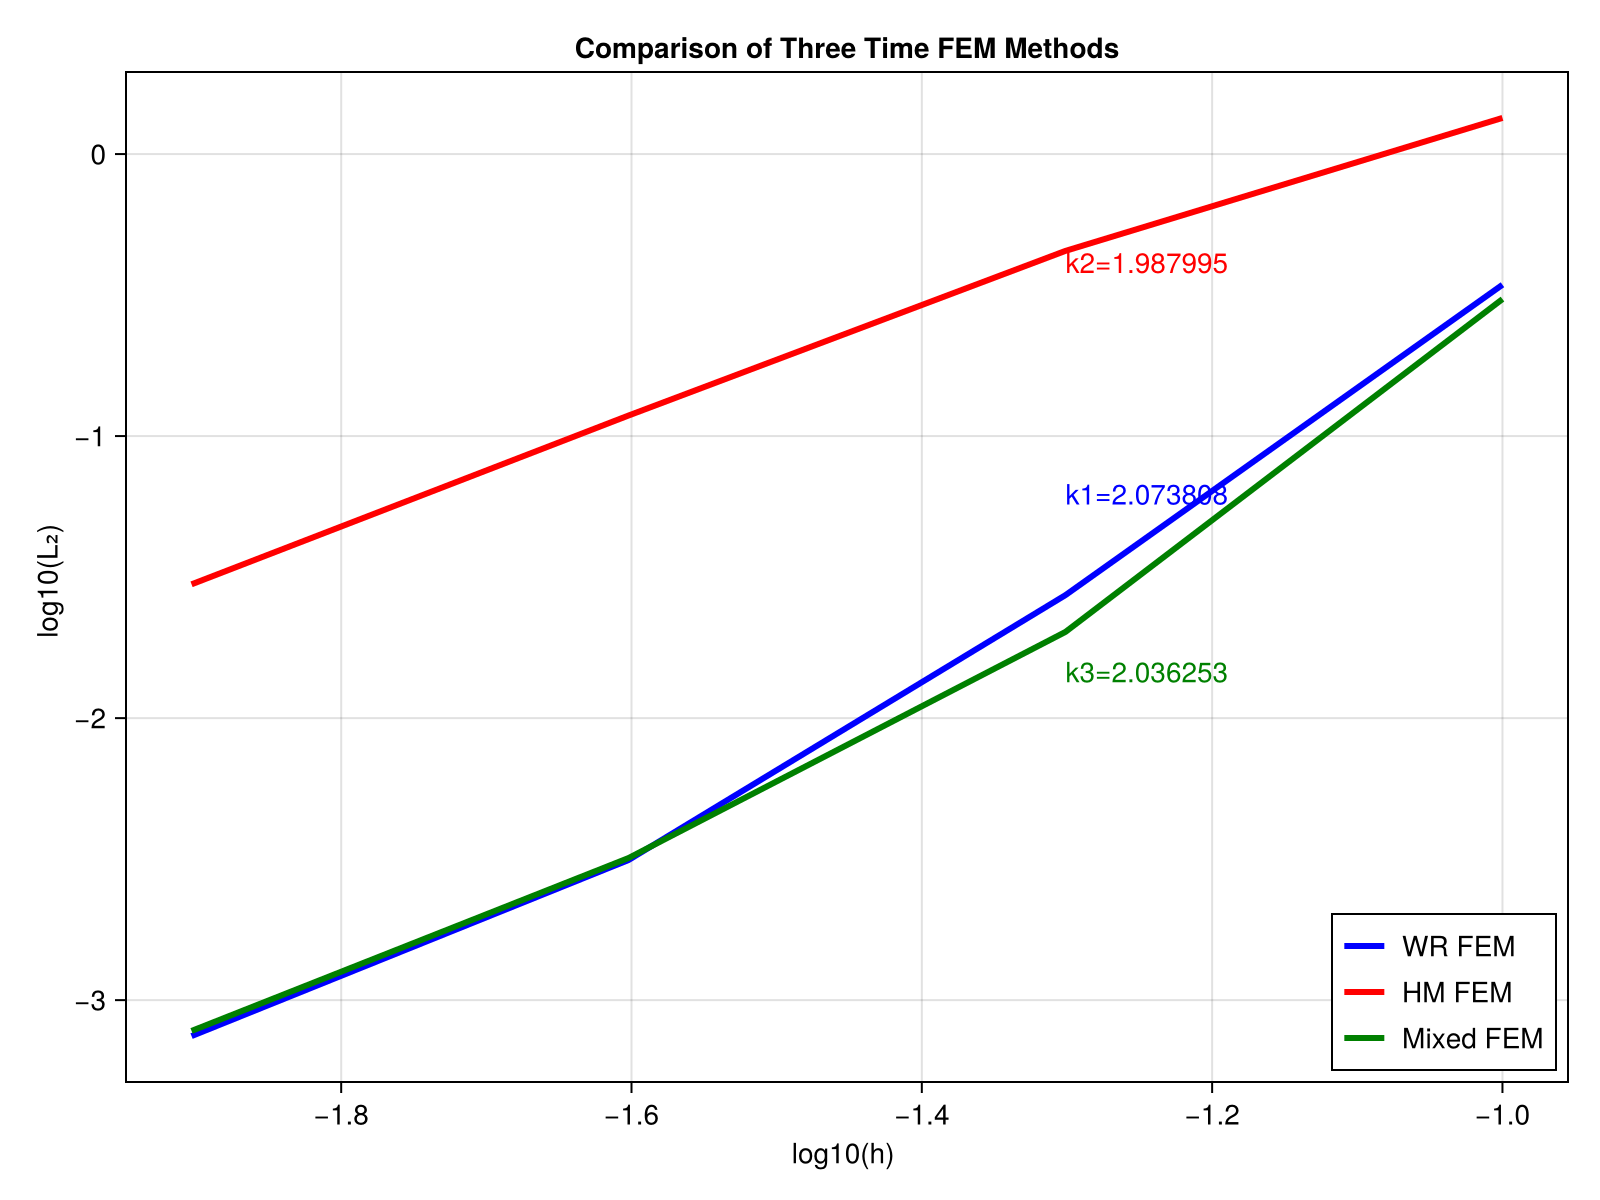

Source code (Julia):
using CairoMakie, LinearAlgebra, SparseArrays

# --------------- 全局参数 ---------------
𝑘 = 100
𝑚 = 1.0
q̇₀ = 5.0
q₀ = 1.0
𝜔 = sqrt(𝑘/𝑚)


𝑢(t) = q₀ .* cos.(𝜔 .* t) + q̇₀/𝜔 .* sin.(𝜔 .* t)

ξ = [-1/3^0.5,1/3^0.5]
𝑤 = [1.0,1.0]
h = [0.1,0.05,0.025,0.0125]
L₂_WR = zeros(4)
L₂_HM = zeros(4)
L₂_MIXHM = zeros(4)
# --------------- 2. 第一段代码：FEM方法1（蓝色虚线）---------------
for (j,Δt) in enumerate(h)
t_fem = 0.0:Δt:8.0  
nₚ = length(t_fem)
nₑ = nₚ - 1
k_uu = spzeros(nₚ, nₚ)  
k_uv = spzeros(nₚ, nₚ)
k_vv = spzeros(nₚ, nₚ)
f_u = zeros(nₚ)
f_v = zeros(nₚ)

for i in 1:nₑ
    t₁ = t_fem[i]
    t₂ = t_fem[i+1]
    𝐿 = t₂ - t₁

    k_uu[i,i] += -𝑘*0.5
    k_uu[i,i+1] += 𝑘*0.5
    k_uu[i+1,i] += -𝑘*0.5
    k_uu[i+1,i+1] += 𝑘*0.5
    
    k_vv[i,i] += -𝑚*0.5
    k_vv[i,i+1] += 𝑚*0.5
    k_vv[i+1,i] += -𝑚*0.5
    k_vv[i+1,i+1] += 𝑚*0.5

    k_uv[i,i] += -𝐿*𝑘/3
    k_uv[i,i+1] += -𝐿*𝑘/6
    k_uv[i+1,i] += -𝐿*𝑘/6
    k_uv[i+1,i+1] += -𝐿*𝑘/3
end

α = 1e9
kᵅ = spzeros(nₚ, nₚ)  
kᵅ[1, 1] = α         
fᵅ = zeros(nₚ)
fᵅ[1] = α * q₀ 

kᵝ = spzeros(nₚ, nₚ)
kᵝ[1, 1] = α         
fᵝ = zeros(nₚ)
fᵝ[1] = α * q̇₀ 

K1 = [k_uu+kᵅ   k_uv    ;
     -k_uv'  k_vv+kᵝ   ]
f1 = [f_u+fᵅ; f_v+fᵝ]
d1 = K1 \ f1
x_fem1 = d1[1:nₚ]

L₂_Δu = 0.0
L₂_u = 0.0
for i in 1:nₑ
    t₁ = t_fem[i]
    t₂ = t_fem[i+1]
    u₁ = x_fem1[i]
    u₂ = x_fem1[i+1]
    for (ξᵢ,𝑤ᵢ) in zip(ξ,𝑤)
        N₁ = 0.5*(1-ξᵢ)
        N₂ = 0.5*(1+ξᵢ)
        tᵢ = t₁*N₁ + t₂*N₂
        uᵢ = u₁*N₁ + u₂*N₂
        L₂_Δu +=(uᵢ - 𝑢(tᵢ))^2
        L₂_u +=𝑢(tᵢ)^2
    end
end
L₂_WR[j] = (L₂_Δu/L₂_u)^0.5


# --------------- 3. 第二段代码：FEM方法2（红色实线）---------------
k = zeros(nₚ,nₚ)
f = zeros(nₚ)

for i in 1:nₑ
    t₁ = t_fem[i]
    t₂ = t_fem[i+1]
    𝐿 = t₂ - t₁
    k[i,i] += 𝑚/𝐿 - 𝑘/3*𝐿
    k[i,i+1] += -𝑚/𝐿 - 𝑘/6*𝐿
    k[i+1,i] += -𝑚/𝐿 - 𝑘/6*𝐿
    k[i+1,i+1] += 𝑚/𝐿 - 𝑘/3*𝐿
end

𝑃₀ = 𝑚*q̇₀
f[1] -= 𝑃₀


α = 1e9   
kᵅ = zeros(nₚ,nₚ)
fᵅ = zeros(nₚ)
kᵅ[1,1] += α
fᵅ[1] += α*q₀
kᵝ = zeros(nₚ,nₚ)
fᵝ = zeros(nₚ)
# kᵝ[1,1] += α
kᵝ[nₚ,nₚ] += α
d2 = [k+kᵅ -k;-k kᵝ]\[fᵅ;-f+fᵝ]
x_fem2 = d2[1:nₚ]

L₂_Δu₂ = 0.0
    L₂_u₂ = 0.0
    for i in 1:nₑ
        t₁ = t_fem[i]
        t₂ = t_fem[i+1]
        u₁ = x_fem2[i]
        u₂ = x_fem2[i+1]
        for (ξᵢ,𝑤ᵢ) in zip(ξ,𝑤)
            N₁ = 0.5*(1-ξᵢ)
            N₂ = 0.5*(1+ξᵢ)
            tᵢ = t₁*N₁ + t₂*N₂
            uᵢ = u₁*N₁ + u₂*N₂
            L₂_Δu₂ +=(uᵢ - 𝑢(tᵢ))^2
            L₂_u₂ +=𝑢(tᵢ)^2
        end
    end
    L₂_HM[j] = sqrt(L₂_Δu₂/L₂_u₂)
# --------------- 4. 第三段代码：Mixed-FEM方法（绿色实线）---------------
kᵤᵤ = zeros(nₚ,nₚ)
kₚₚ = zeros(nₚ,nₚ)
kᵤₚ = zeros(nₚ,nₚ)
f = zeros(nₚ)

for i in 1:nₑ
    t₁ = t_fem[i]
    t₂ = t_fem[i+1]
    𝐿 = t₂ - t₁

    kᵤᵤ[i,i] += 𝐿*𝑘/3
    kᵤᵤ[i,i+1] += 𝐿*𝑘/6
    kᵤᵤ[i+1,i] += 𝐿*𝑘/6
    kᵤᵤ[i+1,i+1] += 𝐿*𝑘/3
    
    kₚₚ[i,i] += 𝐿/𝑚/3
    kₚₚ[i,i+1] += 𝐿/𝑚/6
    kₚₚ[i+1,i] += 𝐿/𝑚/6
    kₚₚ[i+1,i+1] += 𝐿/𝑚/3

    kᵤₚ[i,i] -= -0.5
    kᵤₚ[i,i+1] -= -0.5
    kᵤₚ[i+1,i] -= 0.5
    kᵤₚ[i+1,i+1] -= 0.5
end

𝑃₀ = 𝑚*q̇₀
f[1] += 𝑃₀

k = kᵤᵤ - kᵤₚ*(kₚₚ\kᵤₚ')

α = 1e9   
kᵅ = zeros(nₚ,nₚ)
fᵅ = zeros(nₚ)
kᵅ[1,1] += α
fᵅ[1] += α*q₀
kᵝ = zeros(nₚ,nₚ)
fᵝ = zeros(nₚ)
kᵝ[nₚ,nₚ] += α
d3 = [k+kᵅ -k;-k kᵝ]\[fᵅ;-f+fᵝ]
x_fem3 = d3[1:nₚ]

   L₂_Δu₃ = 0.0
    L₂_u₃ = 0.0
    for i in 1:nₑ
        t₁ = t_fem[i]
        t₂ = t_fem[i+1]
        u₁ = x_fem3[i]
        u₂ = x_fem3[i+1]
        for (ξᵢ,𝑤ᵢ) in zip(ξ,𝑤)
            N₁ = 0.5*(1-ξᵢ)
            N₂ = 0.5*(1+ξᵢ)
            tᵢ = t₁*N₁ + t₂*N₂
            uᵢ = u₁*N₁ + u₂*N₂
            L₂_Δu₃ +=(uᵢ - 𝑢(tᵢ))^2
            L₂_u₃ +=𝑢(tᵢ)^2
        end
    end
    L₂_MIXHM[j] = sqrt(L₂_Δu₃/L₂_u₃)
end

h = log10.(h)
L₂_WR = log10.(L₂_WR)
L₂_HM= log10.(L₂_HM)
L₂_MIXHM= log10.(L₂_MIXHM)

slop_WR = (L₂_WR[end] - L₂_WR[end-1])/(h[end]- h[end-1])
slop_HM = (L₂_HM[end] - L₂_HM[end-1])/(h[end]- h[end-1])
slop_MIXHM = (L₂_MIXHM[end] - L₂_MIXHM[end-1])/(h[end]- h[end-1])

println("方法1 收敛阶斜率 = ", slop_WR)
println("方法2 收敛阶斜率 = ", slop_HM)
println("方法3 收敛阶斜率 = ", slop_MIXHM)
fig = Figure(size=(800, 600))
ax = Axis(fig[1, 1], 
          xlabel = "log10(h) ", 
          ylabel = "log10(L₂) ",
          title = "Comparison of Three Time FEM Methods")

lines!(h, L₂_WR, linewidth=3, label=" WR FEM", color=:blue)
lines!(h, L₂_HM, linewidth=3, label=" HM FEM" , color=:red)
lines!(h, L₂_MIXHM, linewidth=3, label=" Mixed FEM", color=:green)
text!(h[2], L₂_WR[2]+0.3, text="k1=$(round(slop_WR,digits=6))", 
    fontsize=14, color=:blue)
text!(h[2], L₂_HM[2]-0.1, text="k2=$(round(slop_HM,digits=6))", 
    fontsize=14, color=:red)
text!(h[2], L₂_MIXHM[2]-0.2, text="k3=$(round(slop_MIXHM,digits=6))", 
    fontsize=14, color=:green)
axislegend(ax, position=:rb) 

fig
